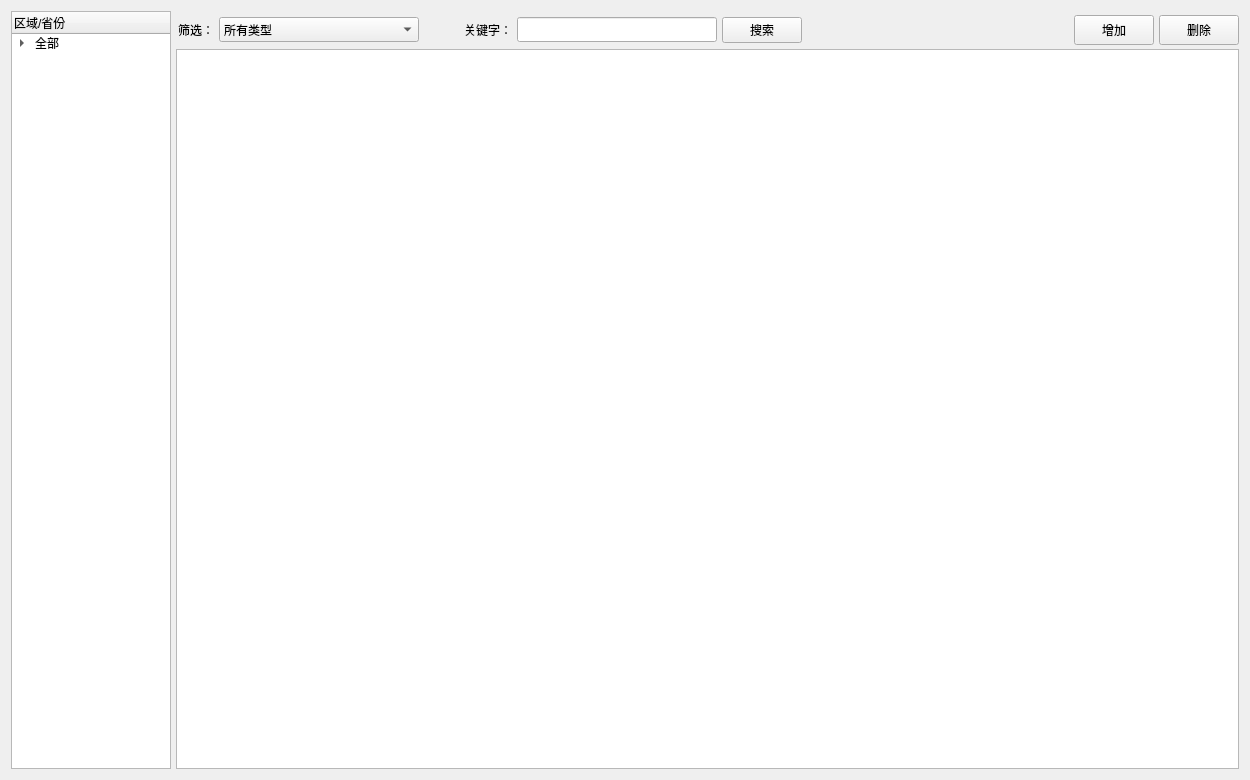
<?xml version="1.0" encoding="UTF-8"?>
<ui version="4.0">
 <class>MainWindow</class>
 <widget class="QMainWindow" name="MainWindow">
  <property name="geometry">
   <rect>
    <x>0</x>
    <y>0</y>
    <width>1250</width>
    <height>780</height>
   </rect>
  </property>
  <property name="windowTitle">
   <string>励测客户管理系统</string>
  </property>
  <widget class="QWidget" name="centralWidget">
   <layout class="QHBoxLayout" name="horizontalLayout">
    <property name="spacing">
     <number>5</number>
    </property>
    <item>
     <widget class="QTreeWidget" name="treeWidget">
      <property name="maximumSize">
       <size>
        <width>160</width>
        <height>16777215</height>
       </size>
      </property>
      <column>
       <property name="text">
        <string>区域/省份</string>
       </property>
      </column>
      <item>
       <property name="text">
        <string>全部</string>
       </property>
       <item>
        <property name="text">
         <string>华东</string>
        </property>
        <item>
         <property name="text">
          <string>山东</string>
         </property>
        </item>
        <item>
         <property name="text">
          <string>浙江</string>
         </property>
        </item>
        <item>
         <property name="text">
          <string>江苏</string>
         </property>
        </item>
        <item>
         <property name="text">
          <string>安徽</string>
         </property>
        </item>
        <item>
         <property name="text">
          <string>上海</string>
         </property>
        </item>
        <item>
         <property name="text">
          <string>福建</string>
         </property>
        </item>
       </item>
       <item>
        <property name="text">
         <string>华南</string>
        </property>
        <item>
         <property name="text">
          <string>广东</string>
         </property>
        </item>
        <item>
         <property name="text">
          <string>广西</string>
         </property>
        </item>
        <item>
         <property name="text">
          <string>海南</string>
         </property>
        </item>
       </item>
       <item>
        <property name="text">
         <string>华中</string>
        </property>
        <item>
         <property name="text">
          <string>湖北</string>
         </property>
        </item>
        <item>
         <property name="text">
          <string>湖南</string>
         </property>
        </item>
        <item>
         <property name="text">
          <string>河南</string>
         </property>
        </item>
        <item>
         <property name="text">
          <string>江西</string>
         </property>
        </item>
       </item>
       <item>
        <property name="text">
         <string>华北</string>
        </property>
        <item>
         <property name="text">
          <string>北京</string>
         </property>
        </item>
        <item>
         <property name="text">
          <string>天津</string>
         </property>
        </item>
        <item>
         <property name="text">
          <string>河北</string>
         </property>
        </item>
        <item>
         <property name="text">
          <string>山西</string>
         </property>
        </item>
        <item>
         <property name="text">
          <string>内蒙</string>
         </property>
        </item>
       </item>
       <item>
        <property name="text">
         <string>其他</string>
        </property>
        <item>
         <property name="text">
          <string>宁夏</string>
         </property>
        </item>
        <item>
         <property name="text">
          <string>新疆</string>
         </property>
        </item>
        <item>
         <property name="text">
          <string>青海</string>
         </property>
        </item>
        <item>
         <property name="text">
          <string>陕西</string>
         </property>
        </item>
        <item>
         <property name="text">
          <string>甘肃</string>
         </property>
        </item>
        <item>
         <property name="text">
          <string>四川</string>
         </property>
        </item>
        <item>
         <property name="text">
          <string>云南</string>
         </property>
        </item>
        <item>
         <property name="text">
          <string>贵州</string>
         </property>
        </item>
        <item>
         <property name="text">
          <string>西藏</string>
         </property>
        </item>
        <item>
         <property name="text">
          <string>重庆</string>
         </property>
        </item>
        <item>
         <property name="text">
          <string>辽宁</string>
         </property>
        </item>
        <item>
         <property name="text">
          <string>吉林</string>
         </property>
        </item>
        <item>
         <property name="text">
          <string>黑龙江</string>
         </property>
        </item>
       </item>
      </item>
     </widget>
    </item>
    <item>
     <layout class="QVBoxLayout" name="verticalLayout">
      <property name="spacing">
       <number>0</number>
      </property>
      <item>
       <widget class="QWidget" name="widget" native="true">
        <layout class="QHBoxLayout" name="horizontalLayout_2">
         <property name="spacing">
          <number>5</number>
         </property>
         <property name="leftMargin">
          <number>2</number>
         </property>
         <property name="topMargin">
          <number>4</number>
         </property>
         <property name="rightMargin">
          <number>0</number>
         </property>
         <property name="bottomMargin">
          <number>4</number>
         </property>
         <item>
          <widget class="QLabel" name="label_5">
           <property name="text">
            <string>筛选：</string>
           </property>
          </widget>
         </item>
         <item>
          <widget class="QComboBox" name="comboBox">
           <property name="minimumSize">
            <size>
             <width>200</width>
             <height>25</height>
            </size>
           </property>
           <property name="maximumSize">
            <size>
             <width>200</width>
             <height>16777215</height>
            </size>
           </property>
           <item>
            <property name="text">
             <string>所有类型</string>
            </property>
           </item>
           <item>
            <property name="text">
             <string>企业</string>
            </property>
           </item>
           <item>
            <property name="text">
             <string>高校</string>
            </property>
           </item>
           <item>
            <property name="text">
             <string>研究所</string>
            </property>
           </item>
           <item>
            <property name="text">
             <string>代理</string>
            </property>
           </item>
           <item>
            <property name="text">
             <string>外</string>
            </property>
           </item>
           <item>
            <property name="text">
             <string>政府机构</string>
            </property>
           </item>
           <item>
            <property name="text">
             <string>部队</string>
            </property>
           </item>
           <item>
            <property name="text">
             <string>第三方</string>
            </property>
           </item>
          </widget>
         </item>
         <item>
          <spacer name="horizontalSpacer_2">
           <property name="orientation">
            <enum>Qt::Horizontal</enum>
           </property>
           <property name="sizeType">
            <enum>QSizePolicy::Fixed</enum>
           </property>
           <property name="sizeHint" stdset="0">
            <size>
             <width>40</width>
             <height>20</height>
            </size>
           </property>
          </spacer>
         </item>
         <item>
          <widget class="QLabel" name="label_4">
           <property name="text">
            <string>关键字：</string>
           </property>
          </widget>
         </item>
         <item>
          <widget class="QLineEdit" name="lineEdit">
           <property name="minimumSize">
            <size>
             <width>150</width>
             <height>25</height>
            </size>
           </property>
           <property name="maximumSize">
            <size>
             <width>200</width>
             <height>16777215</height>
            </size>
           </property>
          </widget>
         </item>
         <item>
          <widget class="QPushButton" name="btnSearch">
           <property name="minimumSize">
            <size>
             <width>0</width>
             <height>25</height>
            </size>
           </property>
           <property name="text">
            <string>搜索</string>
           </property>
          </widget>
         </item>
         <item>
          <spacer name="horizontalSpacer">
           <property name="orientation">
            <enum>Qt::Horizontal</enum>
           </property>
           <property name="sizeHint" stdset="0">
            <size>
             <width>40</width>
             <height>20</height>
            </size>
           </property>
          </spacer>
         </item>
         <item>
          <widget class="QPushButton" name="btnAdd">
           <property name="minimumSize">
            <size>
             <width>80</width>
             <height>30</height>
            </size>
           </property>
           <property name="text">
            <string>增加</string>
           </property>
          </widget>
         </item>
         <item>
          <widget class="QPushButton" name="btnDelete">
           <property name="minimumSize">
            <size>
             <width>80</width>
             <height>30</height>
            </size>
           </property>
           <property name="text">
            <string>删除</string>
           </property>
          </widget>
         </item>
        </layout>
       </widget>
      </item>
      <item>
       <widget class="QTableView" name="tableView">
        <attribute name="horizontalHeaderHighlightSections">
         <bool>false</bool>
        </attribute>
       </widget>
      </item>
     </layout>
    </item>
   </layout>
  </widget>
  <widget class="QMenuBar" name="menuBar">
   <property name="geometry">
    <rect>
     <x>0</x>
     <y>0</y>
     <width>1250</width>
     <height>26</height>
    </rect>
   </property>
  </widget>
 </widget>
 <layoutdefault spacing="6" margin="11"/>
 <resources/>
 <connections/>
</ui>
